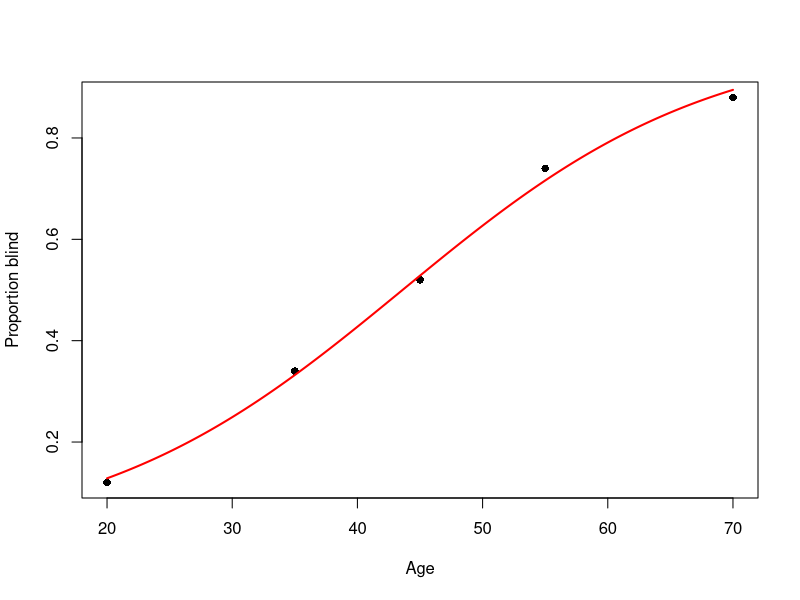

Reproduce this figure in R.
## ---- chunk 1
Kalythos <- data.frame(age = c(20,35,45,55,70), 
                       total_sample = c(50,50,50,50,50),
                       n_blind = c(6,17,26,37,44))
## ---- chunk 2
Kalythos$Y <- cbind(Kalythos$n_blind,
                    Kalythos$total_sample - Kalythos$n_blind)

fit <- glm(Y ~ age, family = binomial, data = Kalythos)
summary(fit)
## ---- chunk 3
Kalythos$p_obs <- Kalythos$n_blind / Kalythos$total_sample

age_seq <- seq(min(Kalythos$age), max(Kalythos$age), length.out = 200)

pred <- predict(fit, newdata = data.frame(age = age_seq),
                type = "response") 

plot(Kalythos$age, Kalythos$p_obs,
     xlab = "Age",
     ylab = "Proportion blind",
     pch = 16)

lines(age_seq, pred, col = "red", lwd = 2)
## ---- chunk 4
nd <- data.frame(age = c(20, 50, 70))

pred <- predict(fit, newdata=nd, type="link", se.fit=TRUE)

cbind(binomial()$linkinv(pred$fit + qnorm(.05) * pred$se.fit),
      binomial()$linkinv(pred$fit + qnorm(.95) * pred$se.fit))

## ---- chunk 5
summary(fit)$coef
confint(fit, parm = "age", level = 0.90)
## ---- chunk 6
Kalythos$age_m20 <- Kalythos$age-20
Kalythos$age_m45 <- Kalythos$age-45


fit2 <- glm(Y ~ age_m20, family = binomial, data = Kalythos)
summary(fit2)

fit3 <- glm(Y ~ age_m45, family = binomial, data = Kalythos)
summary(fit3)
